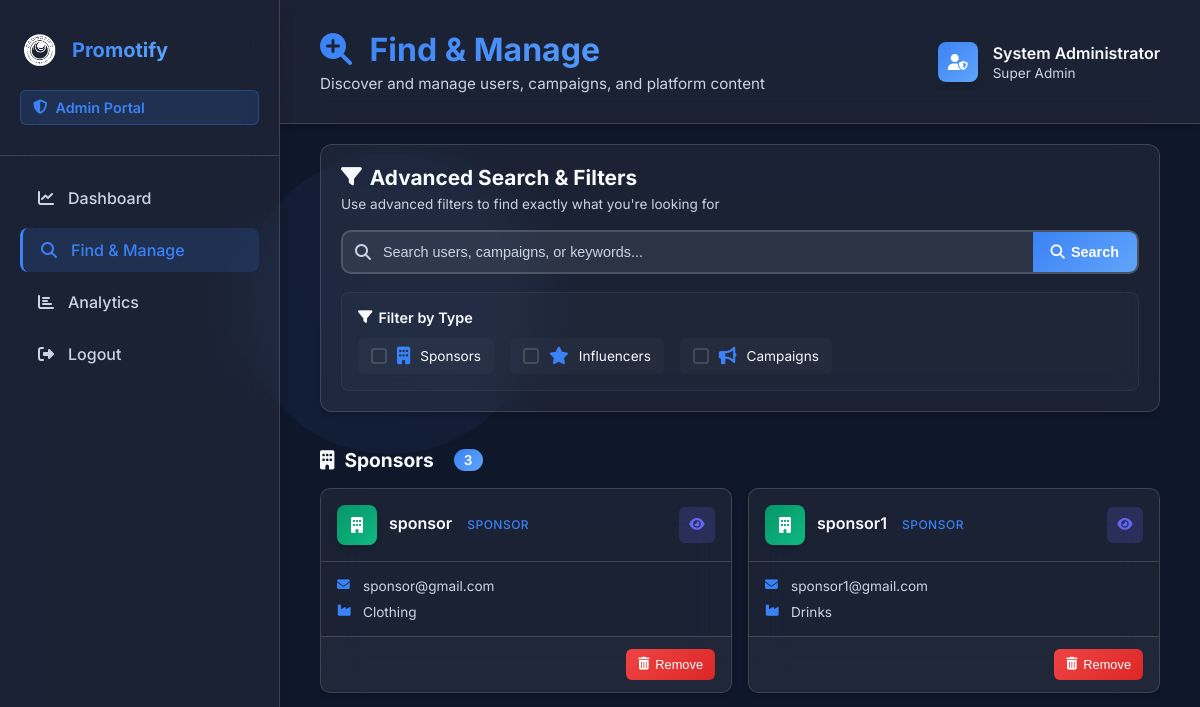
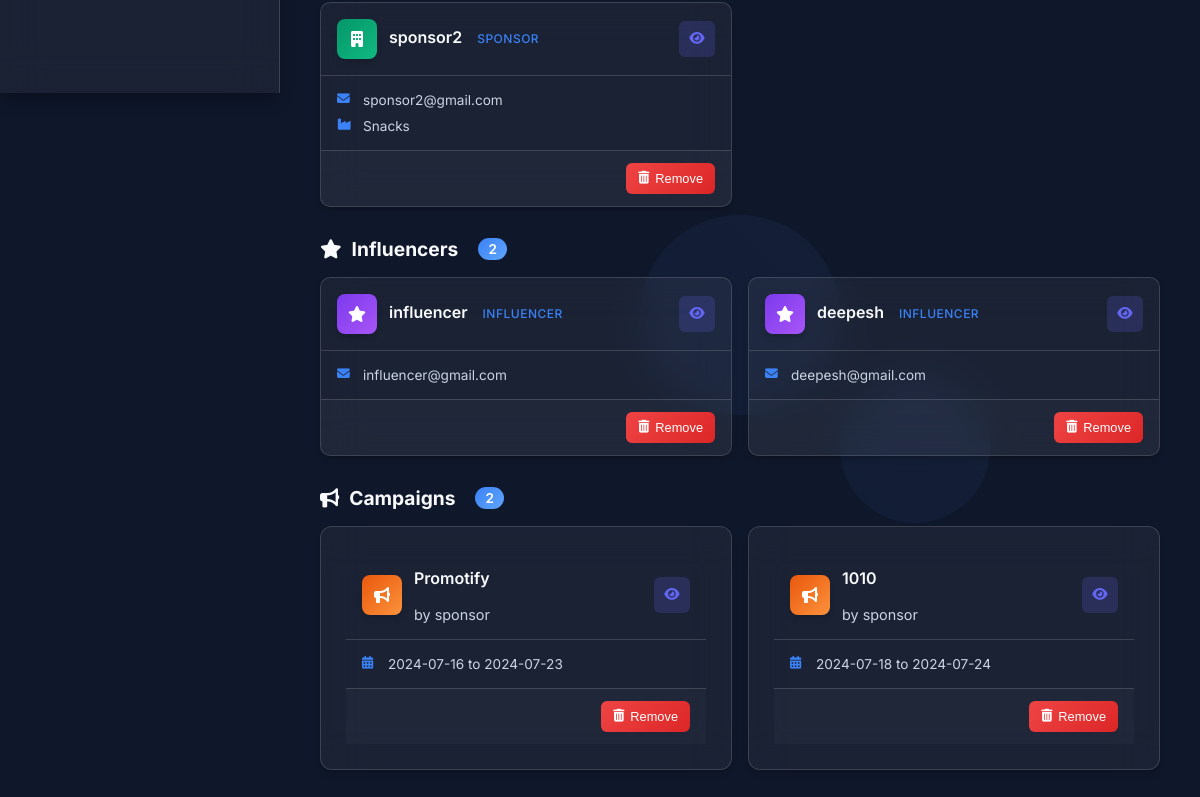
/afind (signed in), run on an earlier commit of the app's database (2 pictures, top to bottom).
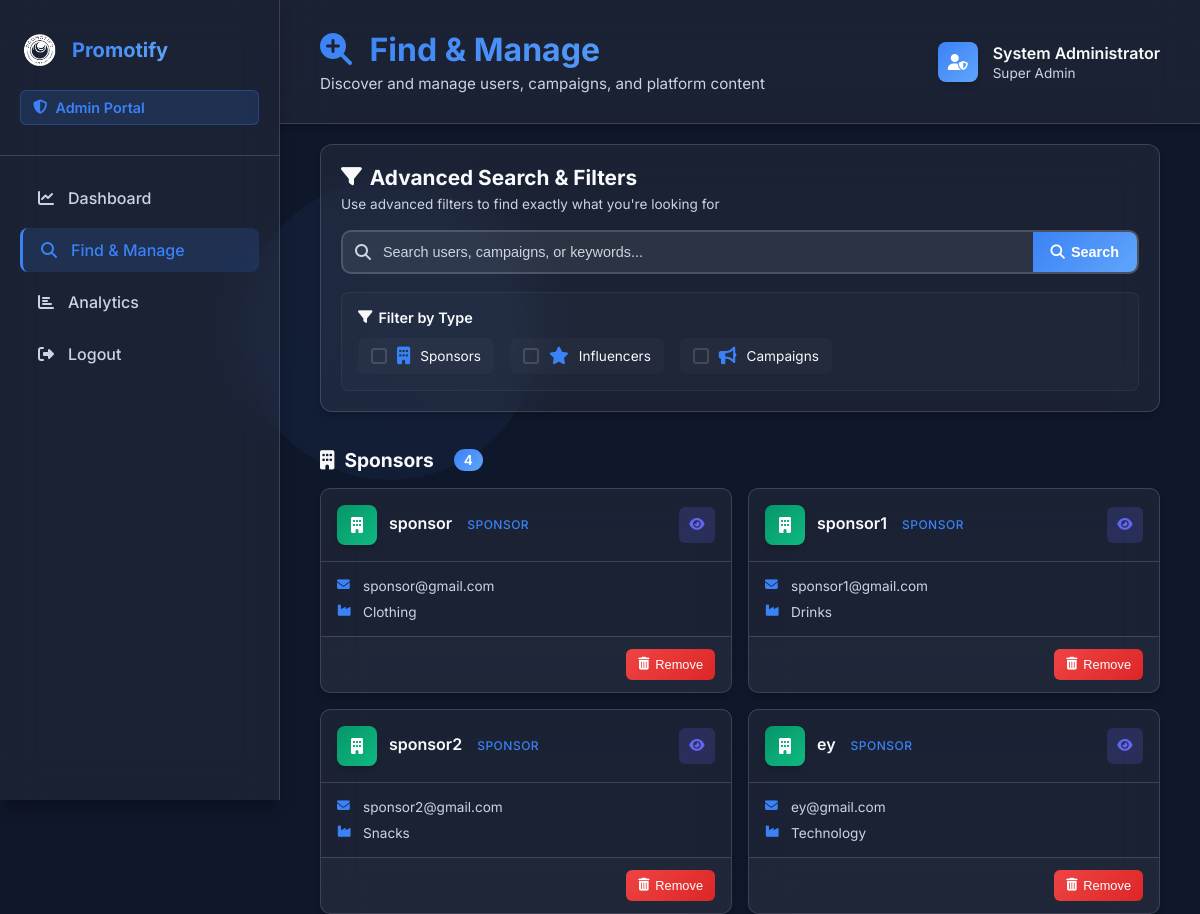
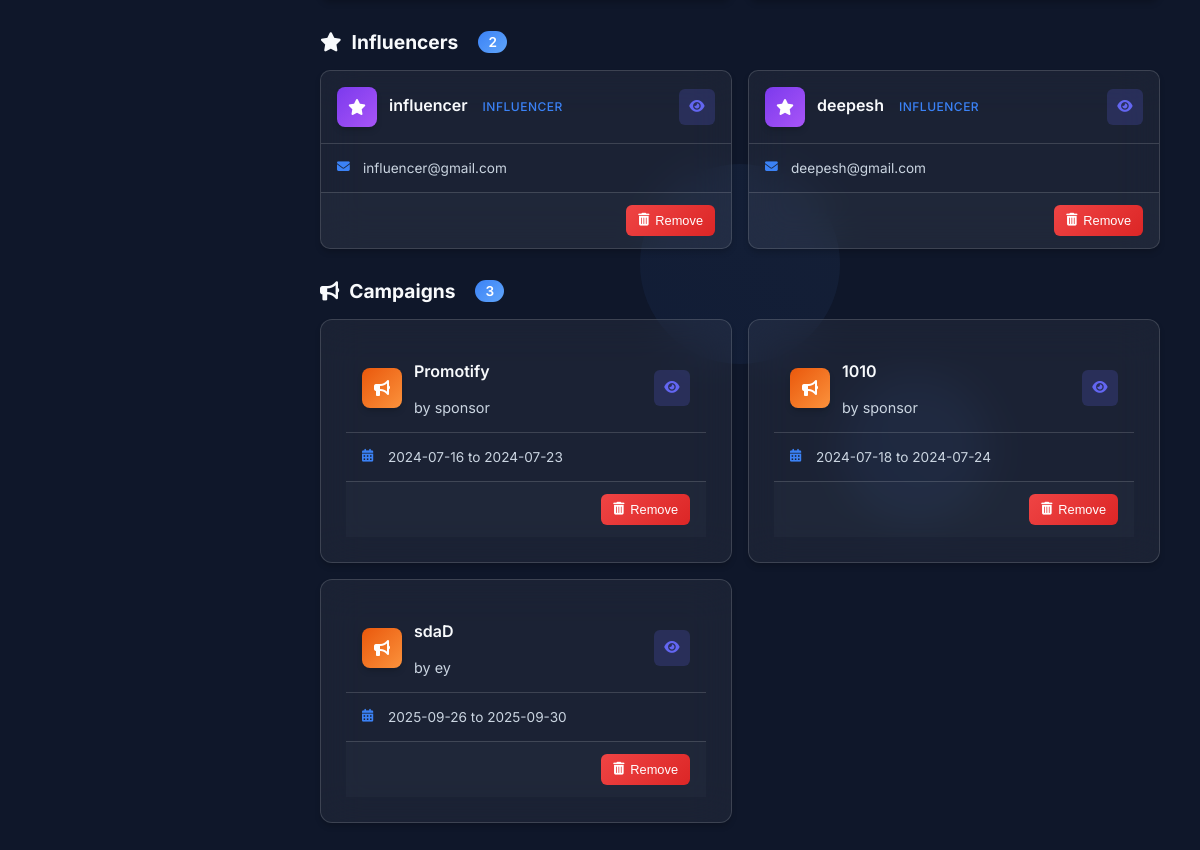
And on a later commit of the database (2 pictures, top to bottom).
### main.py (models this page shows, shortened)
class Sponsor(db.Model):
    id = db.Column(db.Integer, primary_key=True)
    username = db.Column(db.String(15), unique=True, nullable=False)
    email = db.Column(db.String(20), unique=True, nullable=False)
    password = db.Column(db.String(10), nullable=False)
    industry = db.Column(db.String(20), nullable=False)
    date_joined = db.Column(db.DateTime, default=datetime.utcnow)  # Add this line

class Influencer(db.Model):
    id = db.Column(db.Integer, primary_key=True)
    username = db.Column(db.String(15), unique=True, nullable=False)
    email = db.Column(db.String(30), unique=True, nullable=False)
    password = db.Column(db.String(10), nullable=False)
    instagram = db.Column(db.String(15), unique=True, nullable=True)
    linkedin = db.Column(db.String(20), unique=True, nullable=True)
    twitter = db.Column(db.String(20), unique=True, nullable=True)
    youtube = db.Column(db.String(20), unique=True, nullable=True)
    date_joined = db.Column(db.DateTime, default=datetime.utcnow)  # Add this line
    campaigns = db.relationship('Campaign', secondary='application',
                                primaryjoin="and_(Influencer.id==Application.influencer_id, Application.status=='accepted')",
                                backref=db.backref('accepted_influencers', lazy='dynamic'))

class Campaign(db.Model):
    id = db.Column(db.Integer, primary_key=True)
    sponsor_id = db.Column(db.Integer, db.ForeignKey('sponsor.id'), nullable=False)
    name = db.Column(db.String(15), nullable=False)
    description = db.Column(db.Text, nullable=True)
    start_date = db.Column(db.Date, nullable=False)
    end_date = db.Column(db.Date, nullable=False)
    budget = db.Column(db.Float, nullable=False)
    status = db.Column(db.String(50))
    sponsor = db.relationship('Sponsor', backref=db.backref('campaigns', lazy=True))
    influencers = db.relationship('Influencer', secondary='application',
                                  primaryjoin="and_(Campaign.id==Application.campaign_id, Application.status=='accepted')",
                                  backref=db.backref('accepted_campaigns', lazy='dynamic'))

### main.py (the view)
@app.route('/afind')
def afind():
    if 'admin_logged_in' not in session or not session['admin_logged_in']:
        flash('You need to log in first.', 'error')
        return redirect(url_for('admin_log'))
    search_query = request.args.get('search', '')
    filter_options = request.args.getlist('filter')
    sponsors = []
    influencers = []
    campaigns = []
    if 'sponsors' in filter_options or not filter_options:
        sponsors = Sponsor.query.filter(Sponsor.username.contains(search_query)).all()
    if 'influencers' in filter_options or not filter_options:
        influencers = Influencer.query.filter(Influencer.username.contains(search_query)).all()
    if 'campaigns' in filter_options or not filter_options:
        campaigns = Campaign.query.filter(Campaign.name.contains(search_query)).all()
    return render_template('afind.html',
                           sponsors=sponsors,
                           influencers=influencers,
                           campaigns=campaigns,
                           search_query=search_query,
                           filter_options=filter_options)

### templates/afind.html (shortened to what the changed rows need)
<!DOCTYPE html>
<html lang="en">
<head>
    <link rel="stylesheet" href="https://cdnjs.cloudflare.com/ajax/libs/font-awesome/6.4.0/css/all.min.css">
    <link rel="stylesheet" type="text/css" href="{{ url_for('static', filename='css/afind.css') }}">
</head>
<body>
    <div class="main-content">
        <header class="content-header">
            <div class="header-left">
                <h1>
                    <i class="fas fa-search-plus"></i>
                    Find & Manage
                </h1>
            </div>
        </header>
        <section class="search-section">
            <div class="search-card">
                <div class="search-header">
                    <h2>
                        <i class="fas fa-filter"></i>
                        Advanced Search & Filters
                    </h2>
                </div>
            </div>
        </section>
        <section class="results-section">
            <div class="results-category">
                <div class="category-header">
                    <h2>
                        <i class="fas fa-building"></i>
                        Sponsors
                        <span class="count-badge">{{ sponsors|length }}</span>
                    </h2>
                </div>
                <div class="results-grid">
                    {% for sponsor in sponsors %}
                    <div class="result-card sponsor-card">
                        <div class="card-header">
                            <div class="user-avatar">
                                <i class="fas fa-building"></i>
                            </div>
                            <div class="user-info">
                                <h3>{{ sponsor.username }}</h3>
                                <span class="user-type">Sponsor</span>
                            </div>
                            <div class="card-actions">
                                <button class="action-btn view-btn" title="View Profile">
                                    <i class="fas fa-eye"></i>
                                </button>
                            </div>
                        </div>
                        <div class="card-body">
                            <div class="info-item">
                                <i class="fas fa-envelope"></i>
                                <span>{{ sponsor.email }}</span>
                            </div>
                            <div class="info-item">
                                <i class="fas fa-industry"></i>
                                <span>{{ sponsor.industry }}</span>
                            </div>
                        </div>
                        <div class="card-footer">
                            <form action="{{ url_for('remove_sponsor', sponsor_id=sponsor.id) }}" method="POST" class="remove-form">
                                <button type="submit" class="remove-btn" onclick="return confirm('Are you sure you want to remove this sponsor?');">
                                    <i class="fas fa-trash-alt"></i>
                                    Remove
                                </button>
                            </form>
                        </div>
                    </div>
                    {% endfor %}
                </div>
            </div>
            <div class="results-category">
                <div class="category-header">
                    <h2>
                        <i class="fas fa-star"></i>
                        Influencers
                        <span class="count-badge">{{ influencers|length }}</span>
                    </h2>
                </div>
                <div class="results-grid">
                    {% for influencer in influencers %}
                    <div class="result-card influencer-card">
                        <div class="card-header">
                            <div class="user-avatar">
                                <i class="fas fa-star"></i>
                            </div>
                            <div class="user-info">
                                <h3>{{ influencer.username }}</h3>
                                <span class="user-type">Influencer</span>
                            </div>
                            <div class="card-actions">
                                <button class="action-btn view-btn" title="View Profile">
                                    <i class="fas fa-eye"></i>
                                </button>
                            </div>
                        </div>
                        <div class="card-body">
                            <div class="info-item">
                                <i class="fas fa-envelope"></i>
                                <span>{{ influencer.email }}</span>
                            </div>
                        </div>
                        <div class="card-footer">
                            <form action="{{ url_for('remove_influencer', influencer_id=influencer.id) }}" method="POST" class="remove-form">
                                <button type="submit" class="remove-btn" onclick="return confirm('Are you sure you want to remove this influencer?');">
                                    <i class="fas fa-trash-alt"></i>
                                    Remove
                                </button>
                            </form>
                        </div>
                    </div>
                    {% endfor %}
                </div>
            </div>
            <div class="results-category">
                <div class="category-header">
                    <h2>
                        <i class="fas fa-bullhorn"></i>
                        Campaigns
                        <span class="count-badge">{{ campaigns|length }}</span>
                    </h2>
                </div>
                <div class="results-grid">
                    {% for campaign in campaigns %}
                    <div class="result-card campaign-card">
                        <div class="card-header">
                            <div class="campaign-icon">
                                <i class="fas fa-bullhorn"></i>
                            </div>
                            <div class="campaign-info">
                                <h3>{{ campaign.name }}</h3>
                                <span class="campaign-sponsor">by {{ campaign.sponsor.username }}</span>
                            </div>
                            <div class="card-actions">
                                <button class="action-btn view-btn" title="View Campaign">
                                    <i class="fas fa-eye"></i>
                                </button>
                            </div>
                        </div>
                        <div class="card-body">
                            <div class="info-item">
                                <i class="fas fa-calendar-alt"></i>
                                <span>{{ campaign.start_date }} to {{ campaign.end_date }}</span>
                            </div>
                        </div>
                        <div class="card-footer">
                            <form action="{{ url_for('remove_campaign', campaign_id=campaign.id) }}" method="POST" class="remove-form">
                                <button type="submit" class="remove-btn" onclick="return confirm('Are you sure you want to remove this campaign?');">
                                    <i class="fas fa-trash-alt"></i>
                                    Remove
                                </button>
                            </form>
                        </div>
                    </div>
                    {% endfor %}
                </div>
            </div>
        </section>
    </div>
</body>
</html>

What changed in the data, as far as the page shows it:
added Sponsor: username "ey", email "ey@gmail.com", industry "Technology"
added Campaign: name "sdaD", sponsor.username "ey", start_date "2025-09-26", end_date "2025-09-30"
Also different on the page:
{{ sponsors|length }}: "3" → "4"
{{ campaigns|length }}: "2" → "3"
